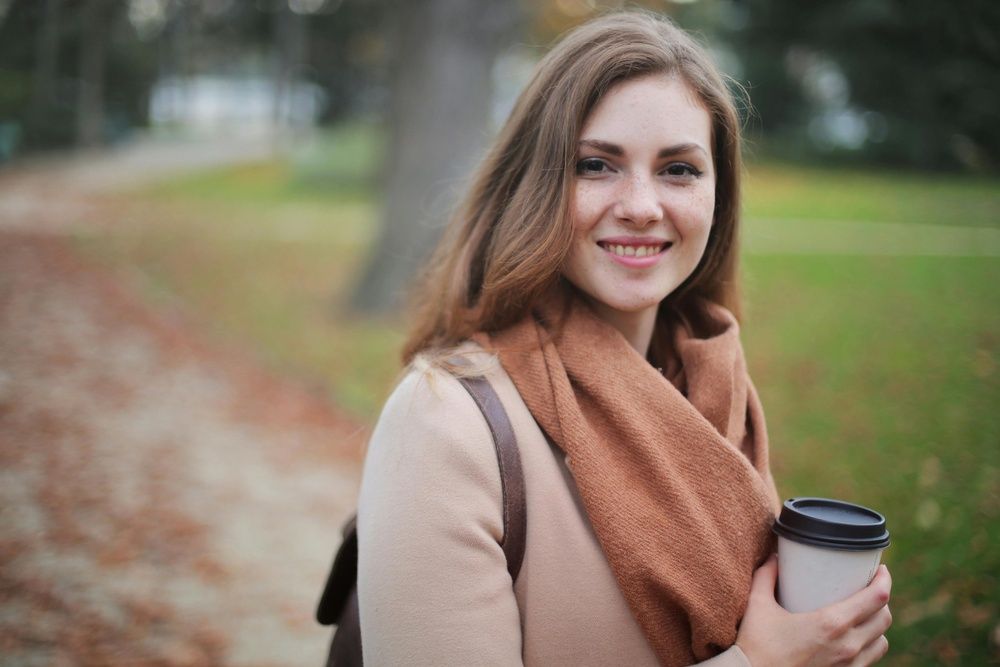
#> input picture pexels-andrea-piacquadio-712513.jpg, 1000 x 667 px, shrunk from 3555 x 2370 before the run, found by its file name
$ jupyter execute detect_face.ipynb
#> lines starting #> are read from the running program, lines starting #| are printed output that depends on the picture
[cell 1]
import cv2

[cell 2]
img=cv2.imread(r'D:\face_detection\pexels-andrea-piacquadio-712513.jpg')
#> img is the input picture: shape (667, 1000, 3); mean B, G, R 100.1, 119.4, 132.1
img

[cell 3]
cv2.imshow('IMAGE',img)
cv2.waitKey()
cv2.destroyAllWindows()

[cell 4]
import matplotlib.pyplot as plt
plt.imshow(img)

[cell 5]
conv_img=cv2.cvtColor(img,cv2.COLOR_BGR2RGB)
plt.imshow(conv_img)

[cell 6]
face_cascade=cv2.CascadeClassifier(r'D:\face_detection\haarcascade_frontalface_default.xml')
face_cascade

[cell 7]
img_gray=cv2.cvtColor(conv_img,cv2.COLOR_RGB2GRAY)
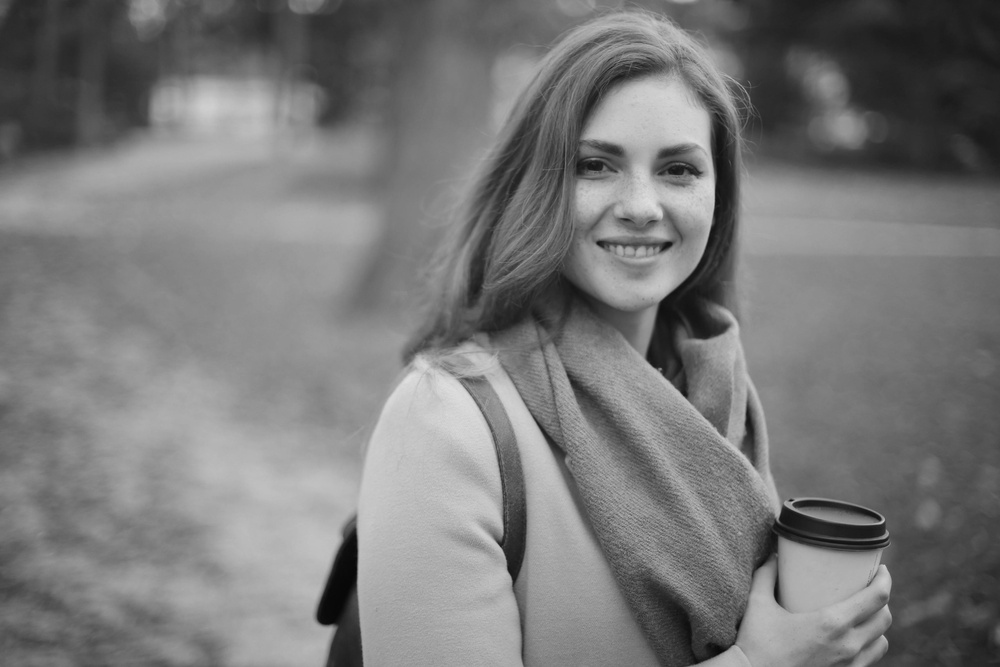
#> img_gray: shape (667, 1000); min 7, max 224, mean 121
img_gray

[cell 8]
face=face_cascade.detectMultiScale(img_gray,minNeighbors=10)
#> face = [[540, 88, 207, 207]]
face
#> Out = [[540, 88, 207, 207]]

[cell 9]
len(face)
#> Out = 1

[cell 10]
for(x,y,w,h)in face:
    cv2.rectangle(conv_img,(x,y),(x+w,y+h),(0,0,255),6)
#> this loop made 1 pass
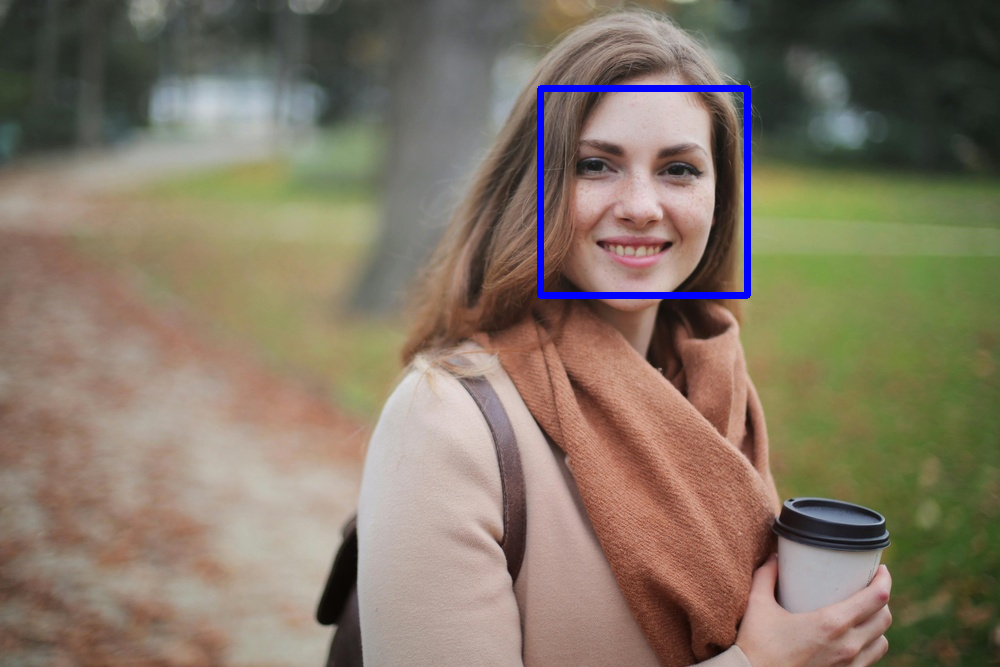
#> conv_img: shape (667, 1000, 3); mean R, G, B 131, 118.5, 101.5

$ run again, with pexels-andrea-piacquadio-733872.jpg copied over pexels-andrea-piacquadio-712513.jpg
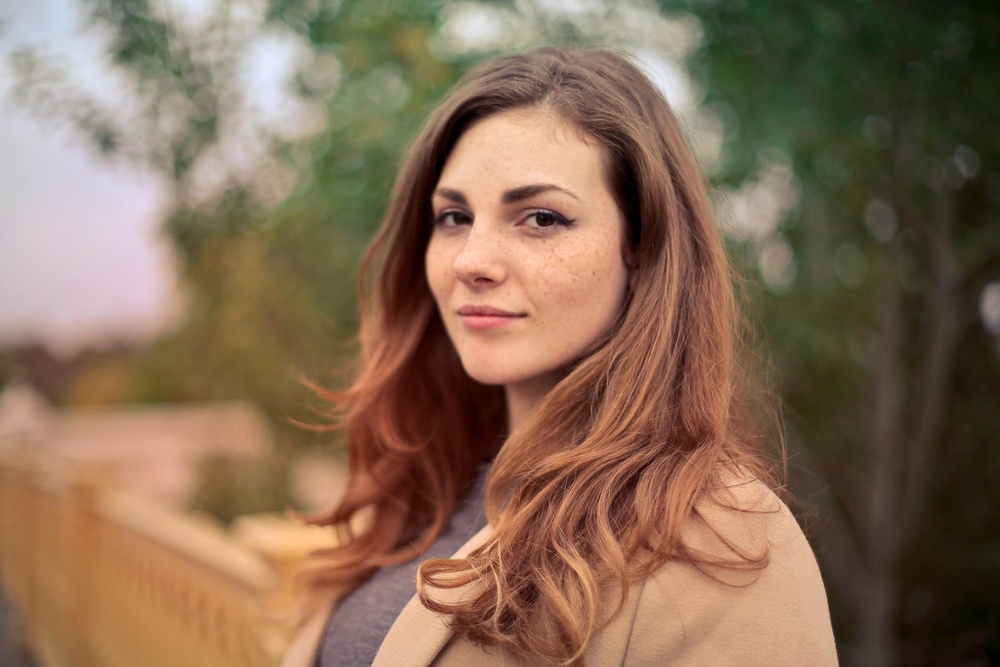
#> input picture pexels-andrea-piacquadio-733872.jpg, 1000 x 667 px, shrunk from 3000 x 2000 before the run, found by its file name
#> img is the input picture: shape (667, 1000, 3); mean B, G, R 86, 107.7, 133.8
#> `img_gray=cv2.cvtColor(conv_img,cv2.COLOR_RGB2GRAY)`:
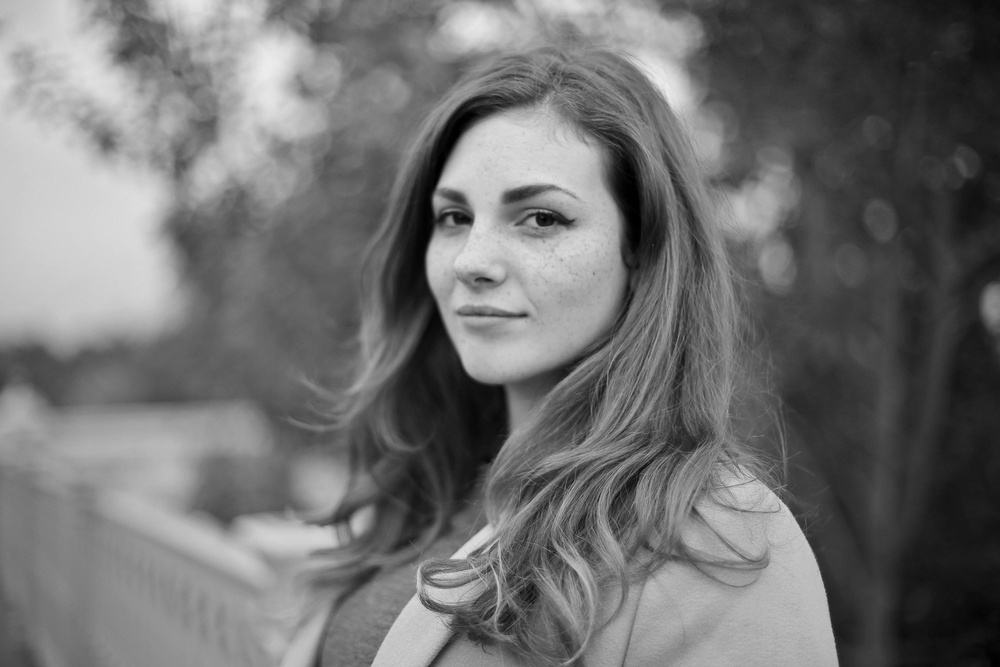
#> img_gray: shape (667, 1000); min 0, max 237, mean 113
#> face = [[380, 125, 240, 240]]
#> `len(face)`: Out = 1
#> the loop `for(x,y,w,h)in face:` made 1 pass
#> after the loop `for(x,y,w,h)in face:`:
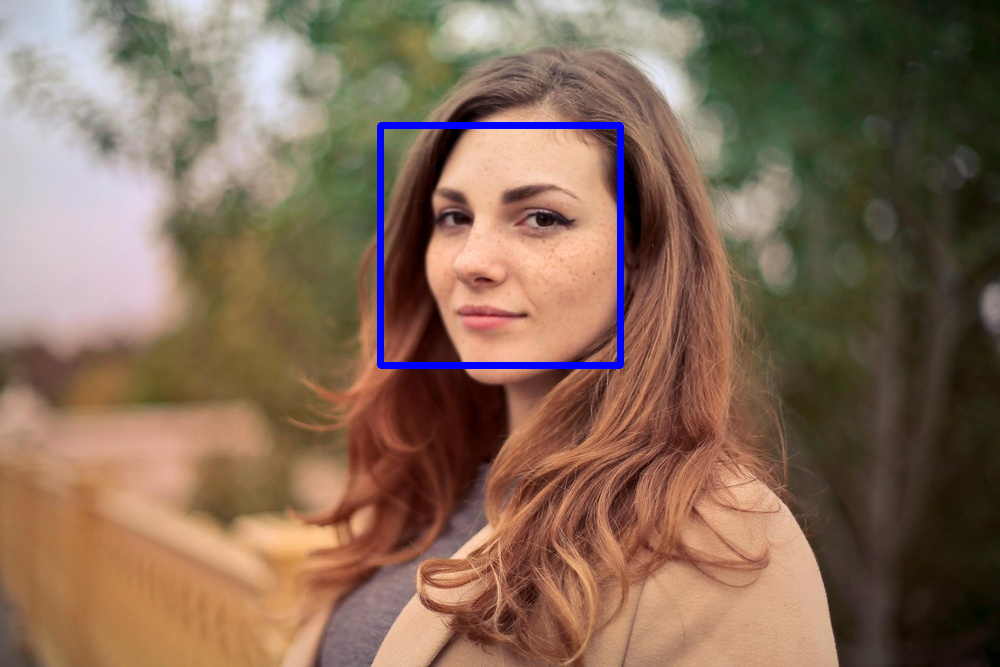
#> conv_img: shape (667, 1000, 3); mean R, G, B 132.5, 106.7, 87.8

$ run again, with pexels-andrea-piacquadio-774909.jpg copied over pexels-andrea-piacquadio-712513.jpg
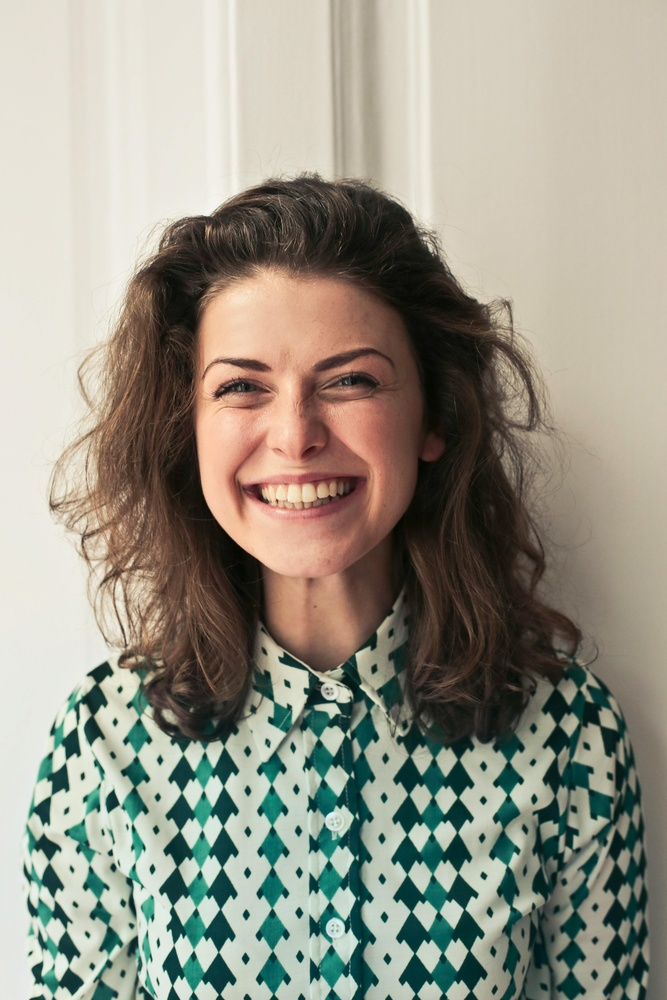
#> input picture pexels-andrea-piacquadio-774909.jpg, 667 x 1000 px, shrunk from 3840 x 5760 before the run, found by its file name
#> img is the input picture: shape (1000, 667, 3); mean B, G, R 135.4, 148.8, 151.4
#> `img_gray=cv2.cvtColor(conv_img,cv2.COLOR_RGB2GRAY)`:
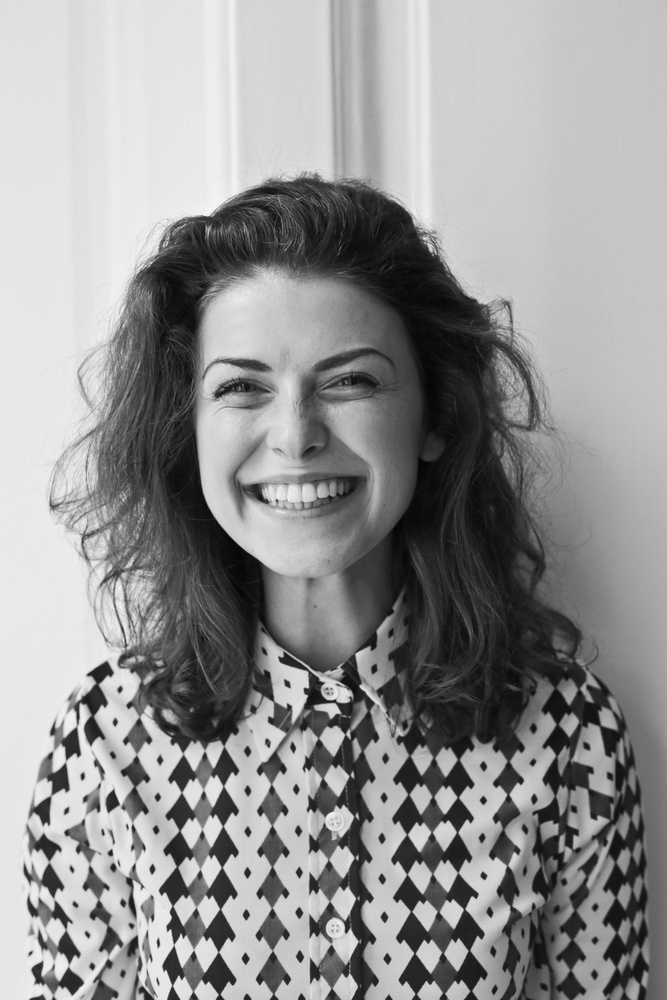
#> img_gray: shape (1000, 667); min 4, max 248, mean 148
#> face = [[155, 275, 280, 280]]
#> `len(face)`: Out = 1
#> the loop `for(x,y,w,h)in face:` made 1 pass
#> after the loop `for(x,y,w,h)in face:`:
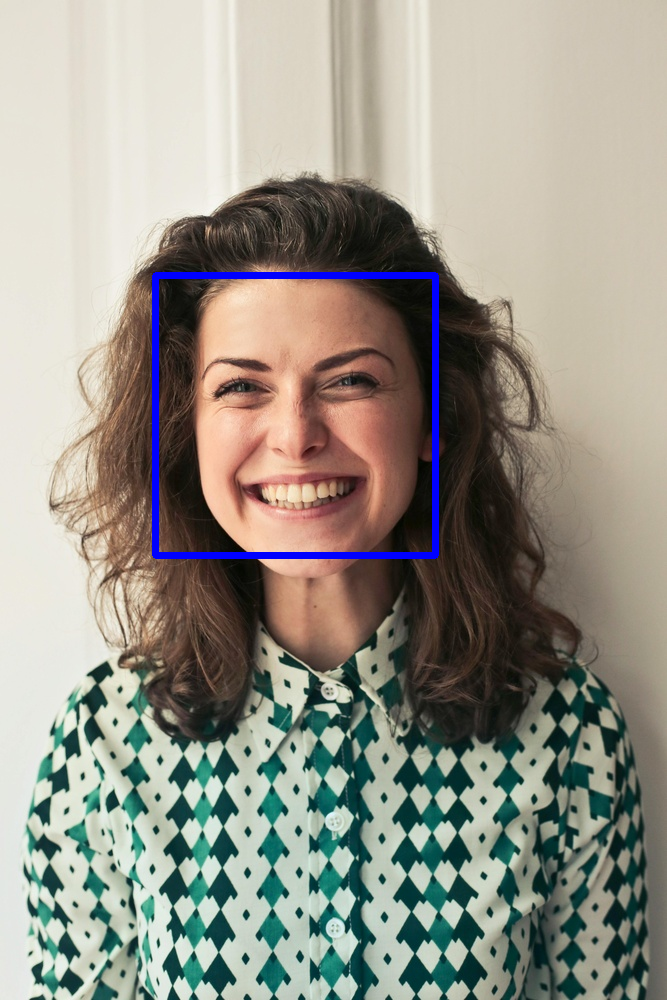
#> conv_img: shape (1000, 667, 3); mean R, G, B 150.5, 148.1, 137.9

$ run again, with pexels-christina-morillo-1181690.jpg copied over pexels-andrea-piacquadio-712513.jpg
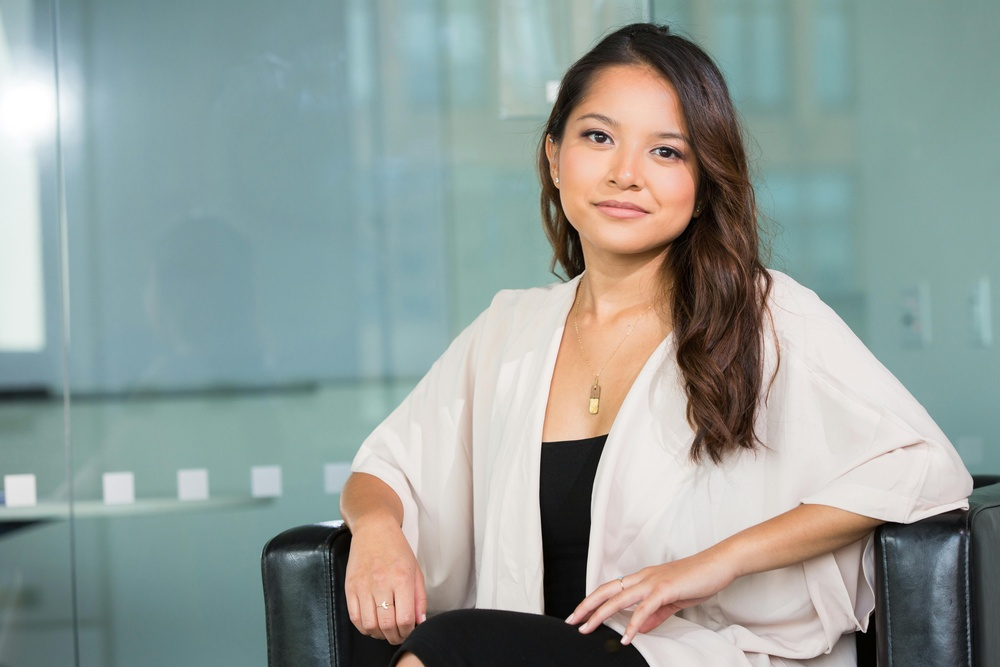
#> input picture pexels-christina-morillo-1181690.jpg, 1000 x 667 px, shrunk from 5760 x 3840 before the run, found by its file name
#> img is the input picture: shape (667, 1000, 3); mean B, G, R 152.7, 156.7, 145.8
#> `img_gray=cv2.cvtColor(conv_img,cv2.COLOR_RGB2GRAY)`:
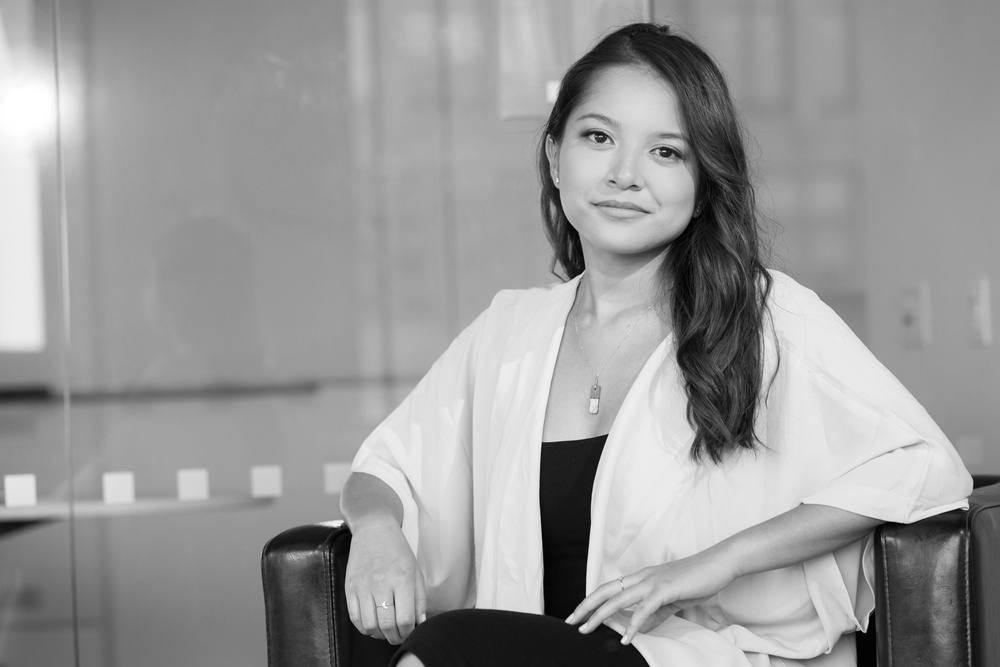
#> img_gray: shape (667, 1000); min 0, max 255, mean 153
#> face = [[546, 80, 168, 168]]
#> `len(face)`: Out = 1
#> the loop `for(x,y,w,h)in face:` made 1 pass
#> after the loop `for(x,y,w,h)in face:`:
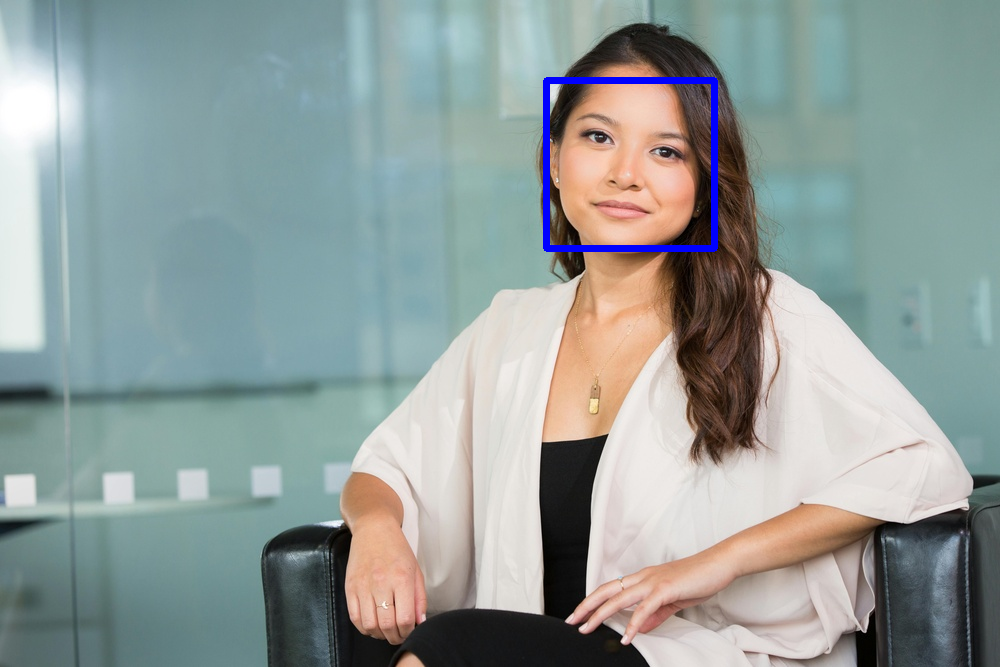
#> conv_img: shape (667, 1000, 3); mean R, G, B 145.1, 156.1, 154
